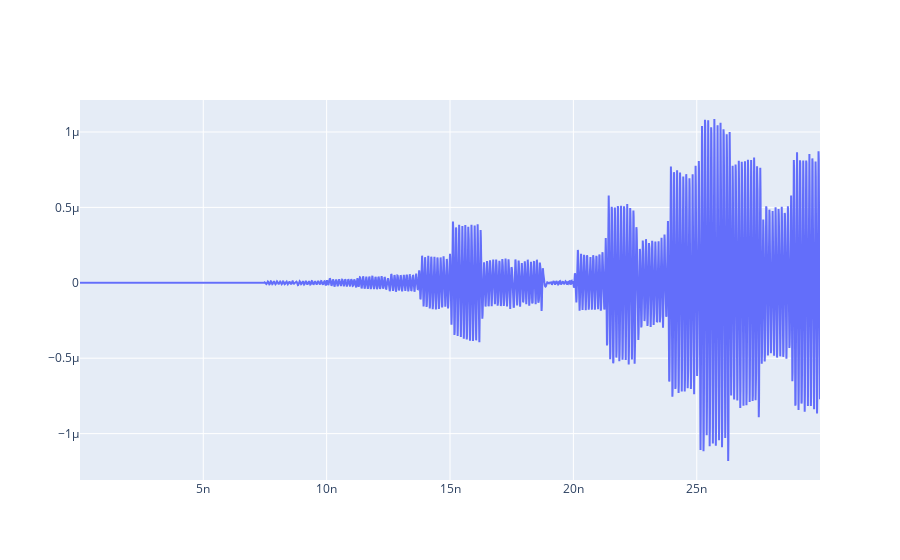
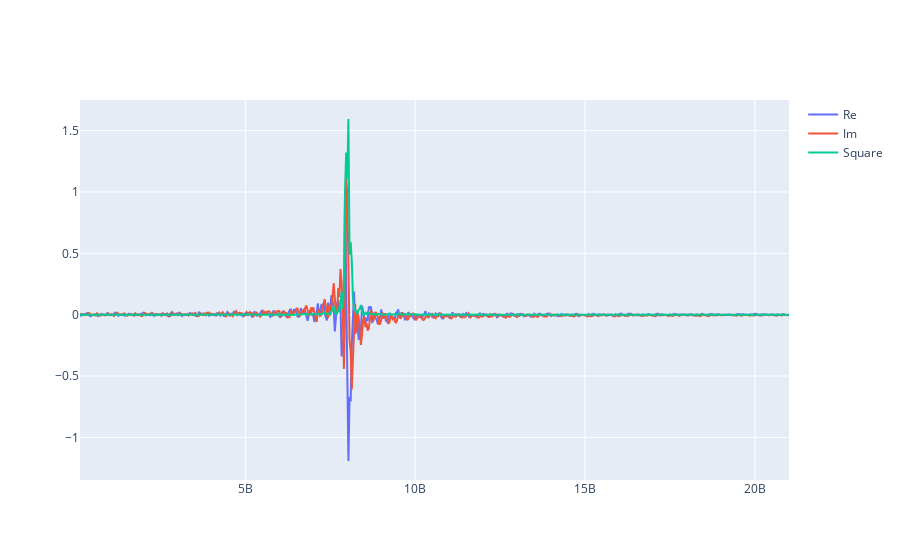

Notebook code for these charts, in order:
### Code cell
aR = tf.cast(model.ann_opers[1], dtype=tf.complex128)
aR_dag = tf.transpose(aR, conjugate=True)
NR = tf.matmul(aR_dag,aR)

aQ = tf.cast(model.ann_opers[0], dtype=tf.complex128)
aQ_dag = tf.transpose(aQ, conjugate=True)
NQ = tf.matmul(aQ_dag,aQ)

qubit_freqs = model.get_qubit_freqs()

FR_op = qubit_freqs[1]*NR + qubit_freqs[0]*NR 

FR_op = tf.cast(FR_op, tf.complex128)
expectval = plotNumberOperator(exp, init_state, sequence, model.ann_opers[0], FR_op)
ts = exp.ts.numpy()
plotSignalSpectrum(ts, expectval, usePlotly=True)

### Figure 1 — Plotly figure (JSON) as saved in the notebook; plotly's stock layout.template omitted (floating-point values rounded to 4 significant figures; data arrays with more than 128 entries replaced by an {"elided": "..."} marker saying what was removed)
{"data": [{"mode": "lines", "name": "$\\langle a^\\dag a \\rangle$", "type": "scatter", "x": {"elided": "2999 float values"}, "y": {"elided": "2999 float values"}}], "layout": {}}

### Figure 2 — Plotly figure (JSON) as saved in the notebook; plotly's stock layout.template omitted (floating-point values rounded to 4 significant figures; data arrays with more than 128 entries replaced by an {"elided": "..."} marker saying what was removed)
{"data": [{"mode": "lines", "name": "Re", "type": "scatter", "x": {"elided": "627 float values"}, "y": {"elided": "627 float values"}}, {"mode": "lines", "name": "Im", "type": "scatter", "x": {"elided": "627 float values"}, "y": {"elided": "627 float values"}}, {"mode": "lines", "name": "Square", "type": "scatter", "x": {"elided": "627 float values"}, "y": {"elided": "627 float values"}}], "layout": {}}
